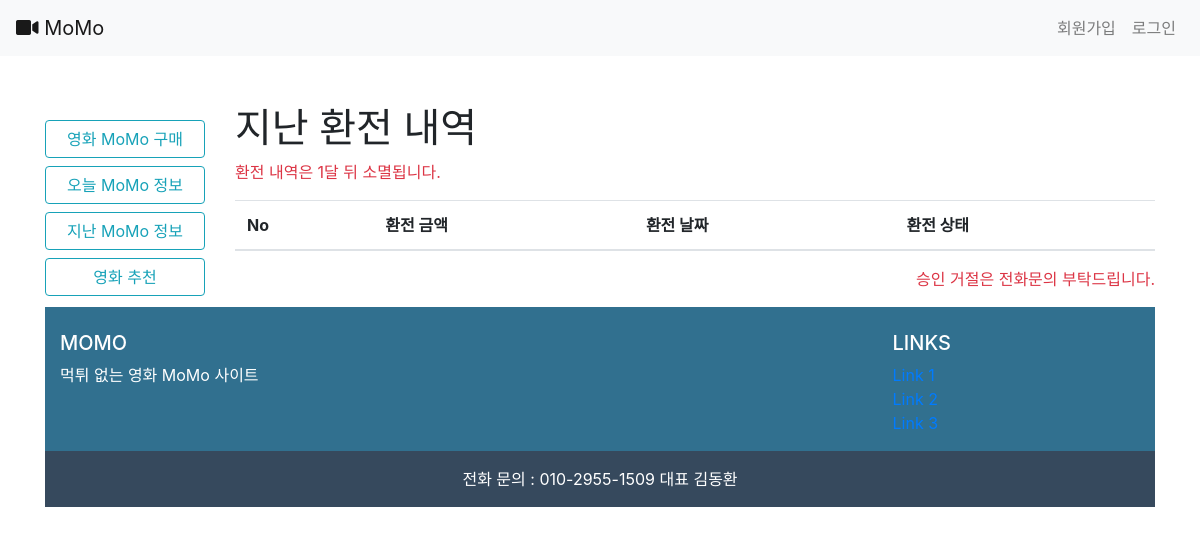
Before: /accounts/exchange/2/ with the older database file.
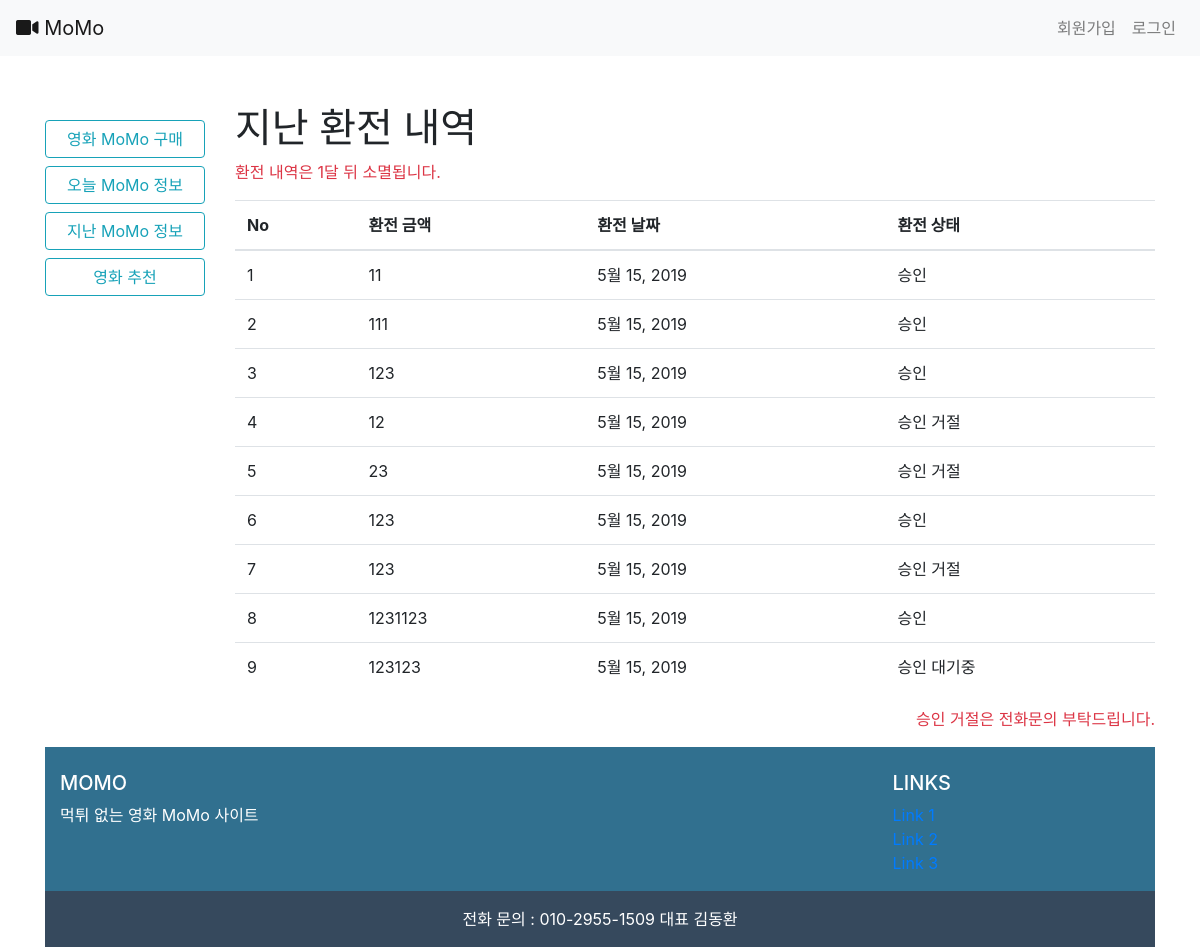
After: the same page with the newer database file.
### accounts/models.py (models this page shows, shortened)
class Money(models.Model):
    user = models.ForeignKey(settings.AUTH_USER_MODEL, on_delete = models.CASCADE)
    money = models.PositiveIntegerField(blank=False)
    status = models.TextField()
    date = models.DateField()
    check_date = models.DateField(null=True)

### accounts/views.py (the view)
# urls.py: path('exchange/<int:user_id>/', views.exchange, name='exchange'),
def exchange(request,user_id):
    user = get_object_or_404(get_user_model(), pk=user_id)
    money = Money.objects.filter(user=user).exclude(status='충전')
    context={
        'money':money
    }
    return render(request, 'accounts/exchange.html', context)

### accounts/templates/accounts/exchange.html (shortened to what this page needs)
{% extends 'base.html' %}
{% block body %}
<h1>지난 환전 내역</h1>
<p class="text-danger">환전 내역은 1달 뒤 소멸됩니다.</p>
<table class="table">
  <thead>
    <tr>
      <th scope="col">No</th>
      <th scope="col">환전 금액</th>
      <th scope="col">환전 날짜</th>
      <th scope="col">환전 상태</th>
    </tr>
  </thead>
  <tbody>
      {% for i in money %}
    <tr>
      <td scope="row"></td>
      <td>{{ i.money }}</td>
      <td>{{ i.date }}</td>
      <td>{{ i.status }}</td>
    </tr>
    {% endfor %}
  </tbody>
</table>
<p class="text-right text-danger">승인 거절은 전화문의 부탁드립니다.</p>
{% endblock %}

Changed rows visible on the page:
now on this page (row edited): Money: money "11", date "5월 15, 2019", status "승인"
added Money: money "111", date "5월 15, 2019", status "승인"
added Money: money "123", date "5월 15, 2019", status "승인"
added Money: money "12", date "5월 15, 2019", status "승인 거절"
added Money: money "23", date "5월 15, 2019", status "승인 거절"
added Money: money "123", date "5월 15, 2019", status "승인"
added Money: money "123", date "5월 15, 2019", status "승인 거절"
added Money: money "1231123", date "5월 15, 2019", status "승인"
added Money: money "123123", date "5월 15, 2019", status "승인 대기중"
